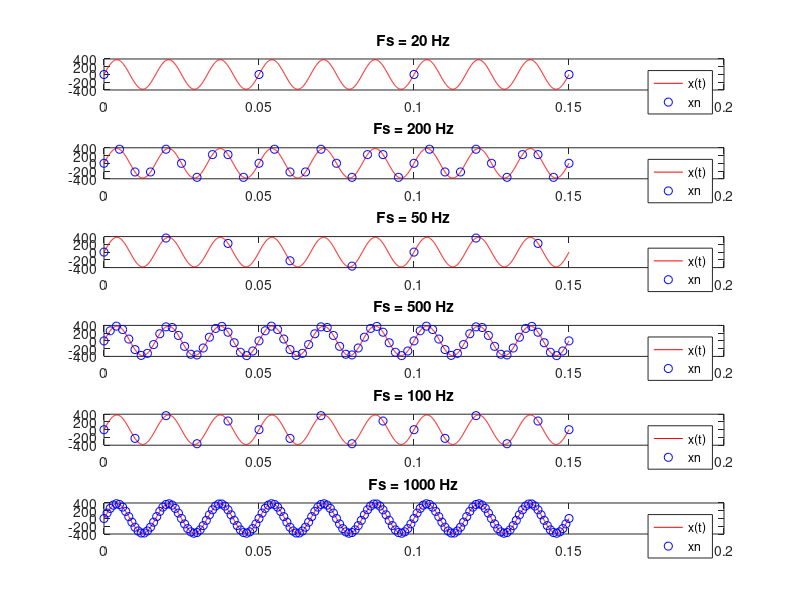

Here is the MATLAB script that generated this plot:
% Definir o vetor de tempo t de 150ms
t = 0:0.0001:0.15;

% Definir a função x(t)
x = 127*3*sin(2*pi*60*t);

% Amostrar a função x(t) com diferentes frequências de amostragem
fs = [20 200 50 500 100 1000]; % Frequências de amostragem
for i = 1:length(fs)
    ts = 1/fs(i); % Período de amostragem
    n = 0:ts:0.15; % Vetor de tempo de amostragem
    xn = 127*3*sin(2*pi*60*n); % Função amostrada
    % Plotar as funções x(t) e xn
    subplot(length(fs),1,i);
    plot(t,x,'r',n,xn,'bo');
    title(['Fs = ' num2str(fs(i)) ' Hz']);
    legend('x(t)','xn');
end